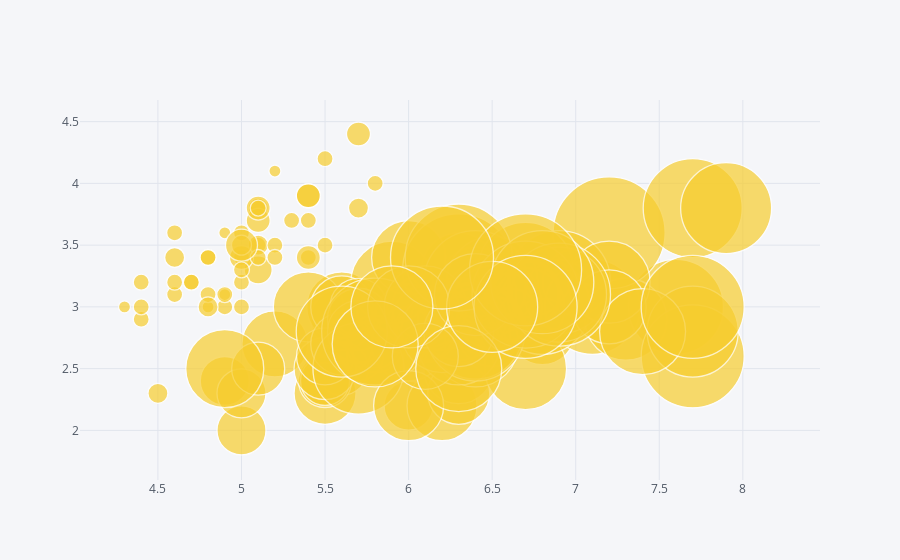

The notebook cell this image was saved under:
### Code cell
df.iplot(x="sepal_length" , y = "sepal_width", size= 'petal_width', kind= 'bubble',color="#F7CD2E")

### Figure 1 — Plotly figure (JSON) as saved in the notebook; plotly's stock layout.template omitted (floating-point values rounded to 4 significant figures; data arrays with more than 128 entries replaced by an {"elided": "..."} marker saying what was removed)
{"data": [{"marker": {"color": {"elided": "150 str values"}, "line": {"width": 1.3}, "size": {"elided": "150 int values"}, "symbol": "circle"}, "mode": "markers", "text": "", "type": "scatter", "x": {"elided": "150 float values"}, "y": {"elided": "150 float values"}}], "layout": {"legend": {"bgcolor": "#F5F6F9", "font": {"color": "#4D5663"}}, "paper_bgcolor": "#F5F6F9", "plot_bgcolor": "#F5F6F9", "title": {"font": {"color": "#4D5663"}}, "xaxis": {"gridcolor": "#E1E5ED", "showgrid": true, "tickfont": {"color": "#4D5663"}, "title": {"font": {"color": "#4D5663"}, "text": ""}, "zerolinecolor": "#E1E5ED"}, "yaxis": {"gridcolor": "#E1E5ED", "showgrid": true, "tickfont": {"color": "#4D5663"}, "title": {"font": {"color": "#4D5663"}, "text": ""}, "zerolinecolor": "#E1E5ED"}}}
